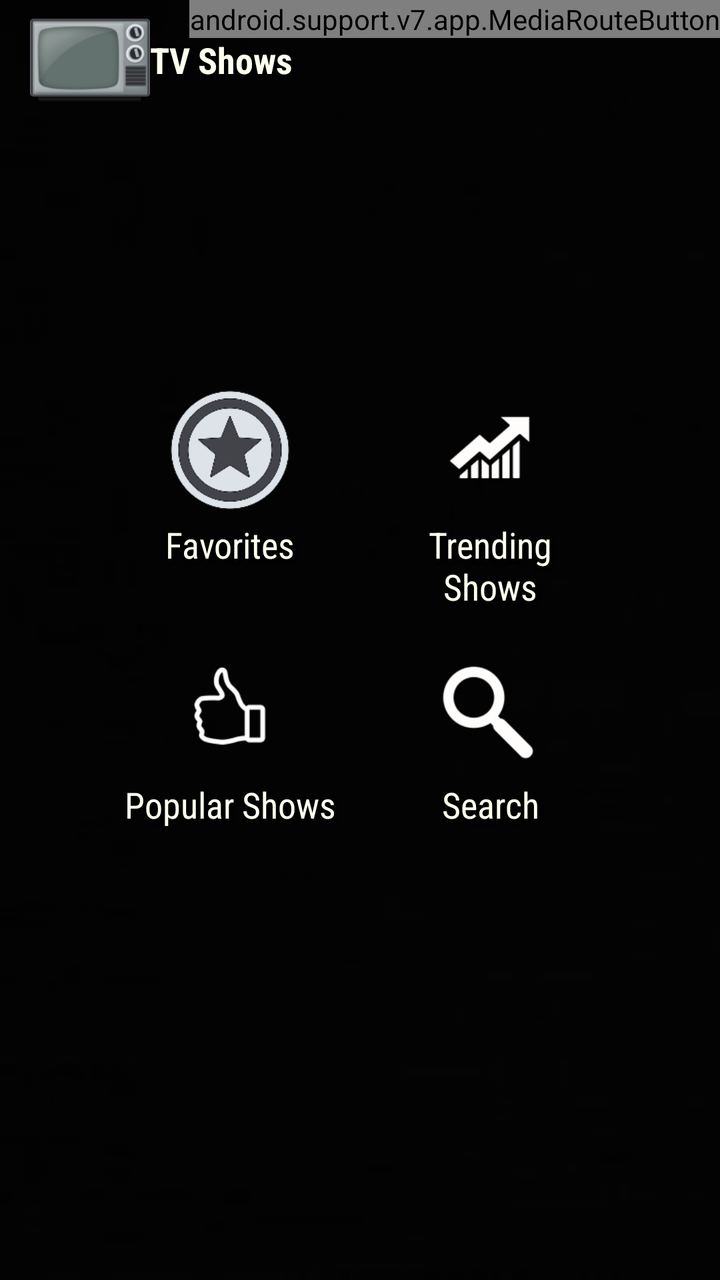
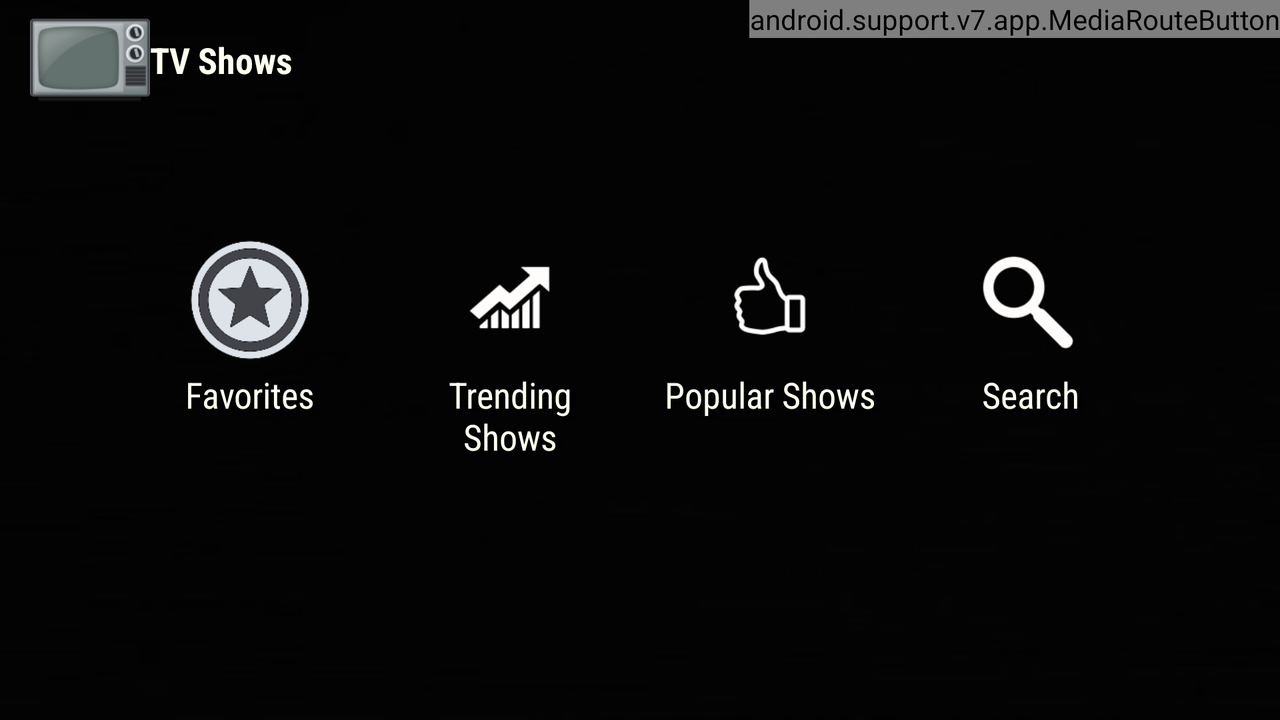

Compare how this app lays out the same screen by default and in its alternative resource folder. The renders come first, then the two layout files and the values they reference.
<!-- AndroidManifest.xml: application theme AppTheme -->
<!-- res/layout/activity_shows_main.xml -->
<?xml version="1.0" encoding="utf-8"?>
<RelativeLayout android:id="@id/activity_shows_main" android:layout_width="fill_parent" android:layout_height="fill_parent"
  xmlns:android="http://schemas.android.com/apk/res/android">
    <ImageView android:id="@id/backdropImage" android:layout_width="fill_parent" android:layout_height="fill_parent" android:src="@drawable/poster" android:scaleType="centerCrop" />
    <View android:background="@color/gray_overlay" android:layout_width="fill_parent" android:layout_height="fill_parent" />
    <RelativeLayout android:layout_width="fill_parent" android:layout_height="fill_parent" android:layout_above="@id/castMiniController">
        <LinearLayout android:gravity="center|left" android:orientation="horizontal" android:id="@id/breadcrumb" android:layout_width="wrap_content" android:layout_height="@dimen/breadcrumb_height" android:layout_alignParentTop="true" android:layout_marginStart="@dimen/breadcrumb_margin" android:layout_alignParentStart="true" android:layout_alignParentEnd="true">
            <ImageView android:layout_height="@dimen/breadcrumb_height" android:src="@drawable/tvshows" android:scaleType="fitCenter" style="@style/MainButton_Image" />
            <TextView android:text="@string/shows" style="@style/MediaTitleText" />
        </LinearLayout>
        <View android:id="@id/centerline" android:visibility="invisible" android:layout_width="fill_parent" android:layout_height="0.0dip" android:layout_centerVertical="true" />
        <LinearLayout android:orientation="horizontal" android:id="@id/buttonRow1" android:layout_width="wrap_content" android:layout_height="wrap_content" android:layout_above="@id/centerline" android:layout_centerHorizontal="true">
            <LinearLayout android:id="@id/btnMyShows" android:onClick="MyTVShows" style="@style/MainButton">
                <ImageView android:src="@drawable/trakt" style="@style/MainButton_Image" />
                <TextView android:text="@string/my_shows" style="@style/MainButton_Text" />
            </LinearLayout>
            <LinearLayout android:id="@id/btnTrending" android:onClick="Trending" style="@style/MainButton">
                <ImageView android:src="@drawable/featured" style="@style/MainButton_Image" />
                <TextView android:text="@string/shows_trending" style="@style/MainButton_Text" />
            </LinearLayout>
        </LinearLayout>
        <LinearLayout android:orientation="horizontal" android:id="@id/buttonRow2" android:layout_width="wrap_content" android:layout_height="wrap_content" android:layout_below="@id/centerline" android:layout_centerHorizontal="true">
            <LinearLayout android:id="@id/btnPopular" android:onClick="Popular" style="@style/MainButton">
                <ImageView android:src="@drawable/highly_rated" style="@style/MainButton_Image" />
                <TextView android:text="@string/shows_popular" style="@style/MainButton_Text" />
            </LinearLayout>
            <LinearLayout android:id="@id/btnSearch" android:onClick="Search" style="@style/MainButton">
                <ImageView android:src="@drawable/search" style="@style/MainButton_Image" />
                <TextView android:text="@string/search" style="@style/MainButton_Text" />
            </LinearLayout>
        </LinearLayout>
    </RelativeLayout>
    <include android:id="@id/downloadBarButton" android:layout_width="48.0dip" android:layout_height="48.0dip" android:layout_alignParentTop="true" android:layout_toStartOf="@id/media_route_button" layout="@layout/downloads_button" />
    <android.support.v7.app.MediaRouteButton android:id="@id/media_route_button" android:background="@drawable/button_selector" android:layout_width="wrap_content" android:layout_height="wrap_content" android:layout_alignParentTop="true" android:layout_alignParentEnd="true" />
    <ViewStub android:id="@id/cast_minicontroller" android:layout="@layout/cast_controller" android:layout_width="fill_parent" android:layout_height="wrap_content" android:layout_alignParentBottom="true" />
</RelativeLayout>
<!-- res/layout/downloads_button.xml (included above) -->
<?xml version="1.0" encoding="utf-8"?>
<RelativeLayout android:background="@drawable/button_selector" android:padding="5.0dip" android:focusable="true" android:visibility="gone" android:clickable="true" android:layout_width="48.0dip" android:layout_height="48.0dip"
  xmlns:android="http://schemas.android.com/apk/res/android">
    <ImageView android:id="@id/downloadImg" android:layout_width="48.0dip" android:layout_height="48.0dip" android:src="@drawable/downloads_icon" android:scaleType="centerInside" android:adjustViewBounds="false" />
    <TextView android:textSize="12.0sp" android:textStyle="bold" android:gravity="center" android:id="@id/downloadBadge" android:background="@drawable/badge_circle" android:visibility="gone" android:layout_width="wrap_content" android:layout_height="wrap_content" android:layout_alignTop="@id/downloadImg" android:layout_alignEnd="@id/downloadImg" />
</RelativeLayout>
<!-- res/layout/cast_controller.xml (included above) -->
<?xml version="1.0" encoding="utf-8"?>
<fragment android:id="@id/castMiniController" android:visibility="gone" android:layout_width="fill_parent" android:layout_height="wrap_content" class="com.google.android.gms.cast.framework.media.widget.MiniControllerFragment"
  xmlns:android="http://schemas.android.com/apk/res/android" />
<!-- resources referenced by this layout -->
<resources>
  <color name="gray_overlay">#88000000</color>
  <dimen name="breadcrumb_height">60.0dip</dimen>
  <dimen name="breadcrumb_margin">15.0dip</dimen>
  <string name="my_shows">Favorites</string>
  <string name="search">Search</string>
  <string name="shows">TV Shows</string>
  <string name="shows_popular">Popular Shows</string>
  <string name="shows_trending">Trending Shows</string>
  <color name="colorAccent">#ff4db6f2</color>
  <color name="colorAccent2">#d74db6ac</color>
  <color name="black_overlay_text_color">#ffffffee</color>
  <dimen name="media_info_title_size">18.0sp</dimen>
  <style name="DialogStyle" parent="@style/Theme.AppCompat.Dialog.Alert" />
  <color name="colorPrimary">#ffcfd8db</color>
  <style name="Theme.AppCompat" parent="@style/Base.Theme.AppCompat" />
  <style name="Theme.AppCompat.Dialog.Alert" parent="@style/Base.Theme.AppCompat.Dialog.Alert" />
  <style name="TextAppearance.AppCompat.Subhead" parent="@style/Base.TextAppearance.AppCompat.Subhead" />
  <style name="TextAppearance.CastMiniController.Title" parent="@android:style/TextAppearance.Medium" />
  <item type="dimen" name="abc_dialog_min_width_major">65.0%</item>
  <item type="dimen" name="abc_dialog_min_width_minor">94.99999%</item>
  <color name="foreground_material_dark">@android:color/white</color>
  <color name="background_material_dark">@color/material_grey_850</color>
  <color name="highlighted_text_material_dark">#6680cbc4</color>
  <color name="foreground_material_light">@android:color/black</color>
  <color name="background_floating_material_dark">@color/material_grey_800</color>
  <color name="button_material_dark">#ff5a595b</color>
  <color name="ripple_material_dark">#33ffffff</color>
  <color name="material_grey_850">#ff303030</color>
  <color name="material_grey_800">#ff424242</color>
  <string name="abc_search_hint">Search…</string>
  <dimen name="abc_action_bar_default_height_material">56.0dip</dimen>
  <style name="Widget.AppCompat.ActionBar.Solid" parent="@style/Base.Widget.AppCompat.ActionBar.Solid" />
  <style name="ThemeOverlay.AppCompat.ActionBar" parent="@style/Base.ThemeOverlay.AppCompat.ActionBar" />
  <style name="Widget.AppCompat.ActionButton" parent="@style/Base.Widget.AppCompat.ActionButton" />
  <style name="Widget.AppCompat.ActionMode" parent="@style/Base.Widget.AppCompat.ActionMode" />
  <style name="AlertDialog.AppCompat" parent="@style/Base.AlertDialog.AppCompat" />
  <style name="Widget.AppCompat.ButtonBar" parent="@style/Base.Widget.AppCompat.ButtonBar" />
  <style name="Widget.AppCompat.Button" parent="@style/Base.Widget.AppCompat.Button" />
  <style name="Widget.AppCompat.Button.Small" parent="@style/Base.Widget.AppCompat.Button.Small" />
  <color name="accent_material_dark">@color/material_deep_teal_200</color>
  <color name="error_color_material">#fff4511e</color>
  <color name="primary_material_dark">@color/material_grey_900</color>
  <color name="primary_dark_material_dark">@android:color/black</color>
  <dimen name="abc_dialog_padding_material">24.0dip</dimen>
  <style name="ThemeOverlay.AppCompat.Dialog" parent="@style/Base.ThemeOverlay.AppCompat.Dialog" />
  <style name="Widget.AppCompat.EditText" parent="@style/Base.Widget.AppCompat.EditText" />
  <style name="Widget.AppCompat.ImageButton" parent="@style/Base.Widget.AppCompat.ImageButton" />
  <style name="Widget.AppCompat.ListMenuView" parent="@style/Base.Widget.AppCompat.ListMenuView" />
  <style name="Widget.AppCompat.ListPopupWindow" parent="@style/Base.Widget.AppCompat.ListPopupWindow" />
  <item type="dimen" name="abc_list_item_padding_horizontal_material">@dimen/abc_action_bar_content_inset_material</item>
  <style name="Theme.AppCompat.CompactMenu" parent="@style/Base.Theme.AppCompat.CompactMenu" />
  <dimen name="abc_panel_menu_list_width">296.0dip</dimen>
  <style name="Widget.AppCompat.PopupMenu" parent="@style/Base.Widget.AppCompat.PopupMenu" />
  <style name="Widget.AppCompat.RatingBar" parent="@style/Base.Widget.AppCompat.RatingBar" />
</resources>
<!-- res/layout-land/activity_shows_main.xml (the repository's variant of the layout above) -->
<!-- drawn on the phone turned sideways -->
<?xml version="1.0" encoding="utf-8"?>
<RelativeLayout android:id="@id/activity_shows_main" android:layout_width="fill_parent" android:layout_height="fill_parent"
  xmlns:android="http://schemas.android.com/apk/res/android">
    <ImageView android:id="@id/backdropImage" android:layout_width="fill_parent" android:layout_height="fill_parent" android:src="@drawable/fanart" android:scaleType="centerCrop" />
    <View android:background="@color/gray_overlay" android:layout_width="fill_parent" android:layout_height="fill_parent" />
    <RelativeLayout android:layout_width="fill_parent" android:layout_height="fill_parent" android:layout_above="@id/castMiniController">
        <LinearLayout android:gravity="center|left" android:orientation="horizontal" android:id="@id/breadcrumb" android:layout_width="wrap_content" android:layout_height="@dimen/breadcrumb_height" android:layout_alignParentTop="true" android:layout_marginStart="@dimen/breadcrumb_margin" android:layout_alignParentStart="true" android:layout_alignParentEnd="true">
            <ImageView android:layout_height="@dimen/breadcrumb_height" android:src="@drawable/tvshows" android:scaleType="fitCenter" style="@style/MainButton_Image" />
            <TextView android:text="@string/shows" style="@style/MediaTitleText" />
        </LinearLayout>
        <LinearLayout android:orientation="horizontal" android:id="@id/buttonRow1" android:layout_width="wrap_content" android:layout_height="wrap_content" android:layout_centerHorizontal="true" android:layout_centerVertical="true">
            <LinearLayout android:id="@id/btnMyShows" android:onClick="MyTVShows" style="@style/MainButton">
                <ImageView android:src="@drawable/trakt" style="@style/MainButton_Image" />
                <TextView android:text="@string/my_shows" style="@style/MainButton_Text" />
            </LinearLayout>
            <LinearLayout android:id="@id/btnTrending" android:onClick="Trending" style="@style/MainButton">
                <ImageView android:src="@drawable/featured" style="@style/MainButton_Image" />
                <TextView android:text="@string/shows_trending" style="@style/MainButton_Text" />
            </LinearLayout>
            <LinearLayout android:id="@id/btnPopular" android:onClick="Popular" style="@style/MainButton">
                <ImageView android:src="@drawable/highly_rated" style="@style/MainButton_Image" />
                <TextView android:text="@string/shows_popular" style="@style/MainButton_Text" />
            </LinearLayout>
            <LinearLayout android:id="@id/btnSearch" android:onClick="Search" style="@style/MainButton">
                <ImageView android:src="@drawable/search" style="@style/MainButton_Image" />
                <TextView android:text="@string/search" style="@style/MainButton_Text" />
            </LinearLayout>
        </LinearLayout>
    </RelativeLayout>
    <include android:id="@id/downloadBarButton" android:layout_width="48.0dip" android:layout_height="48.0dip" android:layout_alignParentTop="true" android:layout_toStartOf="@id/media_route_button" layout="@layout/downloads_button" />
    <android.support.v7.app.MediaRouteButton android:id="@id/media_route_button" android:background="@drawable/button_selector" android:layout_width="wrap_content" android:layout_height="wrap_content" android:layout_alignParentTop="true" android:layout_alignParentEnd="true" />
    <ViewStub android:id="@id/cast_minicontroller" android:layout="@layout/cast_controller" android:layout_width="fill_parent" android:layout_height="wrap_content" android:layout_alignParentBottom="true" />
</RelativeLayout>
